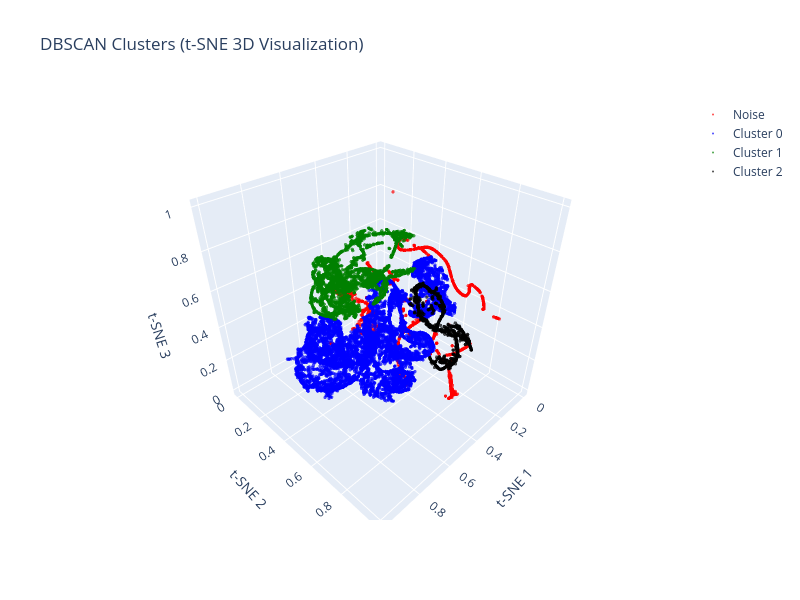

Notebook cell for this chart:
### Markdown cell above
# **t-SNE**

### Code cell
import plotly.graph_objects as go
from sklearn.manifold import TSNE  # Changed from PCA
from sklearn.preprocessing import MinMaxScaler
import numpy as np

# ==========================
# 1) t-SNE with 3 components
# ==========================
# t-SNE is computationally expensive; random_state ensures reproducibility
tsne = TSNE(n_components=3, random_state=42, perplexity=30)
X_tsne = tsne.fit_transform(X_scaled)

# ==========================
# 1.1) SCALE t-SNE OUTPUT FOR VISUALIZATION
# ==========================
scaler_vis = MinMaxScaler()
X_tsne_vis = scaler_vis.fit_transform(X_tsne)

# ==========================
# 2) Prepare clusters
# ==========================
clusters = df_reduced['cluster'].values
unique_clusters = np.unique(clusters)

# ==========================
# 3) Create interactive figure
# ==========================
fig = go.Figure()
colors = ['red', 'blue', 'green', 'black', 'purple', 'brown',
          'pink', 'gray', 'cyan', 'magenta']

for i, cluster in enumerate(unique_clusters):
    cluster_mask = clusters == cluster
    label = f"Cluster {cluster}" if cluster != -1 else "Noise"

    fig.add_trace(go.Scatter3d(
        x=X_tsne_vis[cluster_mask, 0],
        y=X_tsne_vis[cluster_mask, 1],
        z=X_tsne_vis[cluster_mask, 2],
        mode='markers',
        marker=dict(
            size=2,
            color=colors[i % len(colors)],
            opacity=0.7
        ),
        name=label
    ))

# ==========================
# 4) Layout
# ==========================
fig.update_layout(
    title="DBSCAN Clusters (t-SNE 3D Visualization)",
    scene=dict(
        xaxis_title='t-SNE 1',
        yaxis_title='t-SNE 2',
        zaxis_title='t-SNE 3'
    ),
    width=800,
    height=600
)

# ==========================
# 5) Show figure
# ==========================
fig.show()

### Figure 1 — Plotly figure (JSON) as saved in the notebook; plotly's stock layout.template omitted (floating-point values rounded to 4 significant figures; data arrays with more than 128 entries replaced by an {"elided": "..."} marker saying what was removed)
{"data": [{"marker": {"color": "red", "opacity": 0.7, "size": 2}, "mode": "markers", "name": "Noise", "type": "scatter3d", "x": {"elided": "1938 float values"}, "y": {"elided": "1938 float values"}, "z": {"elided": "1938 float values"}}, {"marker": {"color": "blue", "opacity": 0.7, "size": 2}, "mode": "markers", "name": "Cluster 0", "type": "scatter3d", "x": {"elided": "8972 float values"}, "y": {"elided": "8972 float values"}, "z": {"elided": "8972 float values"}}, {"marker": {"color": "green", "opacity": 0.7, "size": 2}, "mode": "markers", "name": "Cluster 1", "type": "scatter3d", "x": {"elided": "4042 float values"}, "y": {"elided": "4042 float values"}, "z": {"elided": "4042 float values"}}, {"marker": {"color": "black", "opacity": 0.7, "size": 2}, "mode": "markers", "name": "Cluster 2", "type": "scatter3d", "x": {"elided": "1089 float values"}, "y": {"elided": "1089 float values"}, "z": {"elided": "1089 float values"}}], "layout": {"height": 600, "scene": {"xaxis": {"title": {"text": "t-SNE 1"}}, "yaxis": {"title": {"text": "t-SNE 2"}}, "zaxis": {"title": {"text": "t-SNE 3"}}}, "title": {"text": "DBSCAN Clusters (t-SNE 3D Visualization)"}, "width": 800}}
